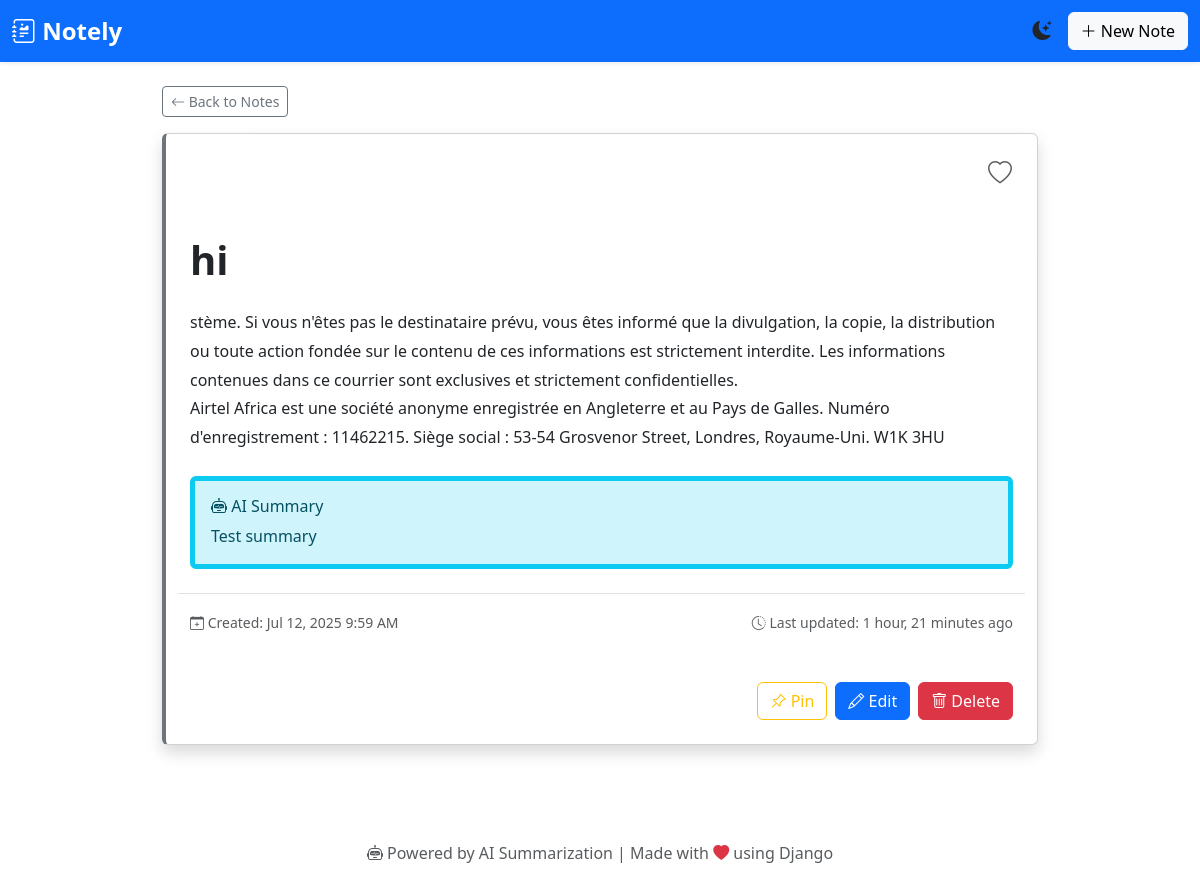
/note/3/, run on an earlier commit of the app's database.
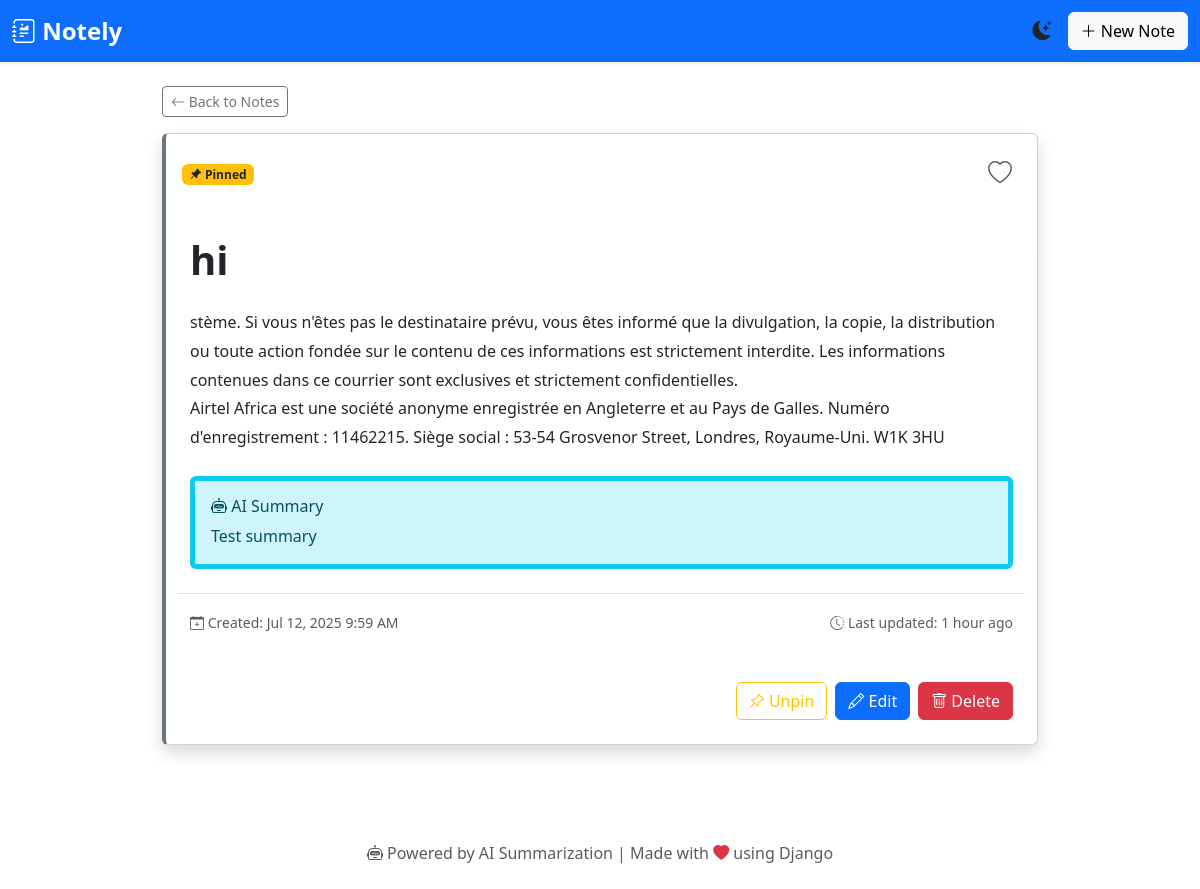
And on a later commit of the database.
### notes/models.py (models this page shows, shortened)
class Note(models.Model):
    COLOR_CHOICES = [
        ('default', 'Default'),
        ('primary', 'Blue'),
        ('success', 'Green'),
        ('warning', 'Yellow'),
        ('danger', 'Red'),
        ('info', 'Cyan'),
        ('purple', 'Purple'),
    ]
    title = models.CharField(max_length=255)
    content = models.TextField()
    summary = models.TextField(blank=True, null=True)
    category = models.CharField(max_length=100, blank=True, null=True)
    color = models.CharField(max_length=20, choices=COLOR_CHOICES, default='default')
    is_pinned = models.BooleanField(default=False)
    is_favorite = models.BooleanField(default=False)
    created_at = models.DateTimeField(auto_now_add=True)
    updated_at = models.DateTimeField(auto_now=True)
    class Meta:
        ordering = ['-is_pinned', '-created_at']

### notes/views.py (the view)
# urls.py: path('note/<int:note_id>/', views.view_note, name='view_note'),
def view_note(request, note_id):
    note = get_object_or_404(Note, id=note_id)
    return render(request, 'notes/view_note.html', {'note': note})

### notes/templates/notes/view_note.html (shortened to what this page needs)
{% extends 'notes/base.html' %}
{% block content %}
<div class="container" style="max-width: 900px;">
    <div class="mb-3">
        <a href="{% url 'home' %}" class="btn btn-outline-secondary btn-sm">
            <i class="bi bi-arrow-left"></i> Back to Notes
        </a>
    </div>
    <div class="card note-card note-card-{{ note.color }} shadow">
        <div class="card-header bg-transparent border-0 d-flex justify-content-between align-items-center py-3">
            <div>
                {% if note.is_pinned %}
                    <span class="badge bg-warning text-dark me-2">
                        <i class="bi bi-pin-angle-fill"></i> Pinned
                    </span>
                {% endif %}
            </div>
            <div>
                <a href="{% url 'toggle_favorite' note.id %}" class="btn btn-sm btn-link text-decoration-none">
                    {% if note.is_favorite %}
                        <i class="bi bi-heart-fill text-danger fs-4"></i>
                    {% else %}
                        <i class="bi bi-heart text-muted fs-4"></i>
                    {% endif %}
                </a>
            </div>
        </div>
        <div class="card-body p-4">
            <h1 class="display-6 fw-bold mb-4">{{ note.title }}</h1>
            <div class="note-full-content mb-4" style="white-space: pre-wrap; line-height: 1.8;">{{ note.content }}</div>
            {% if note.summary %}
            <div class="alert alert-info border-start border-5 border-info">
                <h6 class="alert-heading">
                    <i class="bi bi-robot"></i> AI Summary
                </h6>
                <p class="mb-0">{{ note.summary }}</p>
            </div>
            {% endif %}
            <div class="row mt-4 pt-3 border-top">
                <div class="col-md-6">
                    <small class="text-muted">
                        <i class="bi bi-calendar-plus"></i> Created: {{ note.created_at|date:"M d, Y g:i A" }}
                    </small>
                </div>
                <div class="col-md-6 text-md-end">
                    <small class="text-muted">
                        <i class="bi bi-clock-history"></i> Last updated: {{ note.updated_at|timesince }} ago
                    </small>
                </div>
            </div>
        </div>
        <div class="card-footer bg-transparent border-0 p-4">
            <div class="d-flex gap-2 justify-content-end">
                <a href="{% url 'toggle_pin' note.id %}" class="btn btn-outline-warning">
                    <i class="bi bi-pin-angle"></i> {% if note.is_pinned %}Unpin{% else %}Pin{% endif %}
                </a>
                <a href="{% url 'edit_note' note.id %}" class="btn btn-primary">
                    <i class="bi bi-pencil"></i> Edit
                </a>
                <a href="{% url 'delete_note' note.id %}" class="btn btn-danger" onclick="return confirm('Are you sure you want to delete this note?');">
                    <i class="bi bi-trash"></i> Delete
                </a>
            </div>
        </div>
    </div>
</div>
{% endblock %}

### notes/templates/notes/base.html (shortened to what this page needs)
<!DOCTYPE html>
<html lang="en" data-bs-theme="light">
<head>
    <link href="https://cdn.jsdelivr.net/npm/bootstrap@5.3.0/dist/css/bootstrap.min.css" rel="stylesheet">
    <link rel="stylesheet" href="https://cdn.jsdelivr.net/npm/bootstrap-icons@1.11.0/font/bootstrap-icons.css">
</head>
<body>
    <nav class="navbar navbar-expand-lg navbar-dark bg-primary shadow-sm">
        <div class="container-fluid">
            <a class="navbar-brand" href="{% url 'home' %}">
                <i class="bi bi-journal-richtext"></i> Notely
            </a>
            <div class="d-flex align-items-center">
                <span class="theme-toggle me-3" onclick="toggleTheme()" title="Toggle dark mode">
                    <i class="bi bi-moon-stars-fill" id="theme-icon"></i>
                </span>
                <a href="{% url 'add_note' %}" class="btn btn-light">
                    <i class="bi bi-plus-lg"></i> New Note
                </a>
            </div>
        </div>
    </nav>
    <main class="container-fluid py-4">
        {% block content %}{% endblock %}
    </main>
    <footer class="text-center text-muted py-4 mt-5">
        <p class="mb-0">
            <i class="bi bi-robot"></i> Powered by AI Summarization |
            Made with <i class="bi bi-heart-fill text-danger"></i> using Django
        </p>
    </footer>
</body>
</html>

### notes/templates/notes/base.html (style rules this page uses)
:root { --note-default: #ffffff; --note-primary: #cfe2ff; --note-success: #d1e7dd; --note-warning: #fff3cd; --note-danger: #f8d7da; --note-info: #cff4fc; --note-purple: #e2d9f3; }
body { font-family: 'Segoe UI', Tahoma, Geneva, Verdana, sans-serif; transition: background-color 0.3s ease; }
.navbar-brand { font-weight: 700; font-size: 1.5rem; }
.note-card { transition: transform 0.2s, box-shadow 0.2s, border-left-width 0.2s; border-left: 4px solid; height: 100%; }
.note-card-default { background-color: var(--note-default); border-left-color: #6c757d; }
.theme-toggle { cursor: pointer; font-size: 1.2rem; }

What changed in the data, as far as the page shows it:
changed Note "hi": is_pinned False → True (drawn); updated_at "1 hour, 21 minutes" → "1 hour"
Also different on the page:
text no longer shown: "Pin"
text now shown: "Pinned Unpin"
